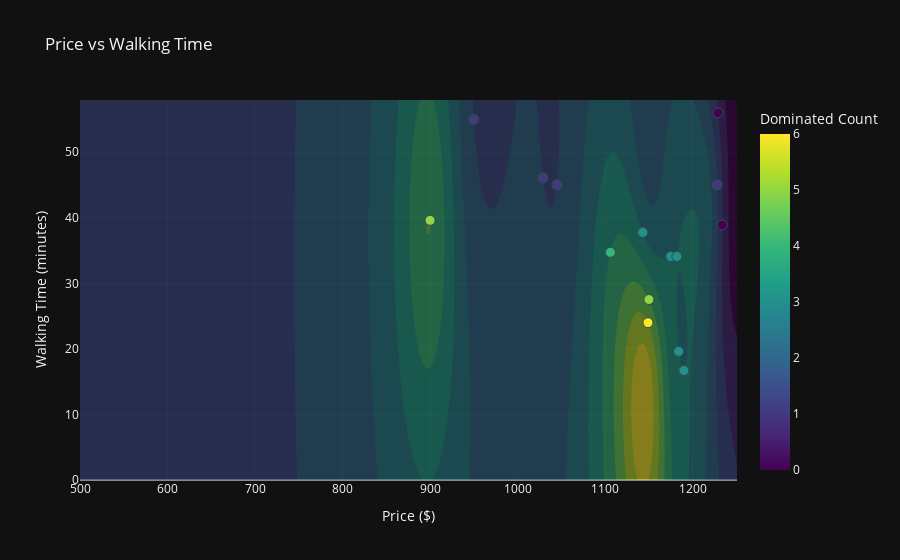

The notebook cell this image was saved under:
### Code cell
# Count dominated points
walk_times_df_sorted['Dominated Count'] = 0
n = len(walk_times_df_sorted)
for i in range(n):
    for j in range(n):
        if (walk_times_df_sorted.iloc[i]['Price'] < walk_times_df_sorted.iloc[j]['Price'] and
            walk_times_df_sorted.iloc[i]['Walking Time to Centroid (minutes)'] < walk_times_df_sorted.iloc[j]['Walking Time to Centroid (minutes)']):
            walk_times_df_sorted.at[i, 'Dominated Count'] += 1

# Create the scatter plot
fig = px.scatter(
    walk_times_df_sorted, 
    x='Price', 
    y='Walking Time to Centroid (minutes)', 
    hover_name='Address',
    title='Price vs Walking Time',
    labels={'Price': 'Price ($)', 'Walking Time to Centroid (minutes)': 'Walking Time (minutes)'},
    color='Dominated Count',
    color_continuous_scale='Viridis',
    template='plotly_dark'
)

# Set margins and grid range
x_margin = (walk_times_df_sorted['Price'].max() - walk_times_df_sorted['Price'].min()) * 0.05
y_margin = (walk_times_df_sorted['Walking Time to Centroid (minutes)'].max() - walk_times_df_sorted['Walking Time to Centroid (minutes)'].min()) * 0.05
x_min = 500
x_max = walk_times_df_sorted['Price'].max() + x_margin
y_min = 0
y_max = walk_times_df_sorted['Walking Time to Centroid (minutes)'].max() + y_margin

fig.update_layout(
    xaxis=dict(type='linear', title='Price ($)', range=[x_min, x_max]),
    yaxis=dict(title='Walking Time (minutes)', range=[y_min, y_max]),
    xaxis_gridcolor='rgba(255, 255, 255, 0.05)',  # Slightly transparent gridlines for x-axis
    yaxis_gridcolor='rgba(255, 255, 255, 0.05)',  # Slightly transparent gridlines for y-axis
    xaxis_zerolinecolor='rgba(255, 255, 255, 0.5)',  # Transparent zero line for x-axis
    yaxis_zerolinecolor='rgba(255, 255, 255, 0.5)'   # Transparent zero line for y-axis
)

# Create grid for interpolation over full plot area
price_range = np.linspace(x_min, x_max, 200)
time_range = np.linspace(y_min, y_max, 200)
price_grid, time_grid = np.meshgrid(price_range, time_range)

# Use Rbf for continuous interpolation
points = walk_times_df_sorted[['Price', 'Walking Time to Centroid (minutes)']].values
values = walk_times_df_sorted['Dominated Count'].values
rbf = Rbf(points[:,0], points[:,1], values, function='inverse', smooth=0)
grid_z = rbf(price_grid, time_grid)

# Add translucent contour layer with hover disabled
fig.add_trace(go.Contour(
    x=price_range,
    y=time_range,
    z=grid_z,
    colorscale='Viridis',
    opacity=0.5,  # Decreased opacity to make the grid more transparent
    contours=dict(showlines=False),
    showscale=False,
    name='Dominated Count Distribution',
    hoverinfo='skip'
))

# Update marker to add a thin border around each point and set size to 8
fig.update_traces(
    marker=dict(
        size=10,  # Set point size to 8
        opacity=1, 
        line=dict(width=1, color='DarkSlateGrey')  # Thin border around the points
    ),
    selector=dict(mode='markers')
)

fig.show()

### Figure 1 — Plotly figure (JSON) as saved in the notebook; plotly's stock layout.template omitted (floating-point values rounded to 4 significant figures; data arrays with more than 128 entries replaced by an {"elided": "..."} marker saying what was removed)
{"data": [{"hovertemplate": "<b>%{hovertext}</b><br><br>Price ($)=%{x}<br>Walking Time (minutes)=%{y}<br>Dominated Count=%{marker.color}<extra></extra>", "hovertext": ["1001 W 7th St, Fort Worth, TX", "1012 Burnett St, Fort Worth, TX", "Magnolia on Park, 2901 W 5th St APT 302, Fort Worth, TX 76107", "929 Norwood St, Fort Worth, TX", "3125 Sondra Dr, Fort Worth, TX", "3125 Sondra Dr, Fort Worth, TX", "555 Elm St, Fort Worth, TX", "520 Samuels Ave, Fort Worth, TX", "320 E Broadway Ave, Fort Worth, TX", "3529 W 7th St, Fort Worth, TX", "Ramble & Rose Apartments, 501 W Rosedale St #449, Fort Worth, TX 76104", "1115 S Jennings Ave APT 11, Fort Worth, TX 76104", "701 N Hampton St, Fort Worth, TX", "4023 Mattison Garage Apartment, Fort Worth, TX 76107", "The Berkeley, 2001 Park Hill Dr #13306-2, Fort Worth, TX 76110"], "legendgroup": "", "marker": {"color": [3, 3, 6, 5, 3, 3, 4, 3, 0, 5, 1, 1, 1, 1, 0], "coloraxis": "coloraxis", "line": {"color": "DarkSlateGrey", "width": 1}, "opacity": 1, "size": 10, "symbol": "circle"}, "mode": "markers", "name": "", "orientation": "v", "showlegend": false, "type": "scatter", "x": [1190.0, 1184.0, 1149.0, 1150.0, 1175.0, 1182.0, 1106.0, 1143.0, 1234.0, 900.0, 1228.0, 1045.0, 1029.0, 950.0, 1229.0], "xaxis": "x", "y": [16.7, 19.61, 24.0, 27.53, 34.09, 34.09, 34.73, 37.76, 38.91, 39.61, 45.0, 45.0, 46.09, 55.0, 56.0], "yaxis": "y"}, {"colorscale": [[0, "#440154"], [0.1111, "#482878"], [0.2222, "#3e4989"], [0.3333, "#31688e"], [0.4444, "#26828e"], [0.5556, "#1f9e89"], [0.6667, "#35b779"], [0.7778, "#6ece58"], [0.8889, "#b5de2b"], [1, "#fde725"]], "contours": {"showlines": false}, "hoverinfo": "skip", "name": "Dominated Count Distribution", "opacity": 0.5, "showscale": false, "type": "contour", "x": {"elided": "200 float values"}, "y": {"elided": "200 float values"}, "z": {"elided": "200x200 float values"}}], "layout": {"coloraxis": {"colorbar": {"title": {"text": "Dominated Count"}}, "colorscale": [[0, "#440154"], [0.1111, "#482878"], [0.2222, "#3e4989"], [0.3333, "#31688e"], [0.4444, "#26828e"], [0.5556, "#1f9e89"], [0.6667, "#35b779"], [0.7778, "#6ece58"], [0.8889, "#b5de2b"], [1, "#fde725"]]}, "legend": {"tracegroupgap": 0}, "title": {"text": "Price vs Walking Time"}, "xaxis": {"anchor": "y", "domain": [0, 1], "gridcolor": "rgba(255, 255, 255, 0.05)", "range": [500, 1251.0], "title": {"text": "Price ($)"}, "type": "linear", "zerolinecolor": "rgba(255, 255, 255, 0.5)"}, "yaxis": {"anchor": "x", "domain": [0, 1], "gridcolor": "rgba(255, 255, 255, 0.05)", "range": [0, 57.97], "title": {"text": "Walking Time (minutes)"}, "zerolinecolor": "rgba(255, 255, 255, 0.5)"}}}
